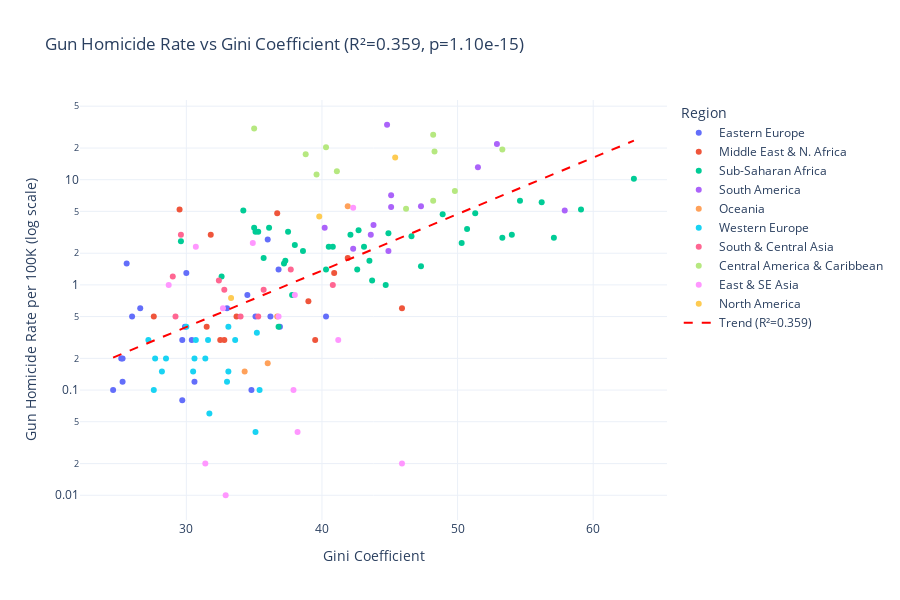

The notebook cell this image was saved under:
### Code cell
fig = px.scatter(
    plot_df,
    x='gini',
    y='gun_homicide_rate',
    color='region',
    hover_name='country_name',
    hover_data={'gini': ':.1f', 'gun_homicide_rate': ':.2f', 'region': True},
    log_y=True,
    title=f'Gun Homicide Rate vs Gini Coefficient (R²={r_squared:.3f}, p={p_value:.2e})',
    labels={
        'gini': 'Gini Coefficient',
        'gun_homicide_rate': 'Gun Homicide Rate per 100K (log scale)',
        'region': 'Region',
    },
)

# Add trend line
x_range = np.linspace(plot_df['gini'].min(), plot_df['gini'].max(), 100)
y_trend = 10 ** (slope * x_range + intercept)
fig.add_trace(go.Scatter(
    x=x_range, y=y_trend,
    mode='lines',
    name=f'Trend (R²={r_squared:.3f})',
    line=dict(color='red', dash='dash', width=2),
))

fig.update_layout(template='plotly_white', height=600)
fig.show()

### Figure 1 — Plotly figure (JSON) as saved in the notebook; plotly's stock layout.template omitted (floating-point values rounded to 4 significant figures)
{"data": [{"customdata": [["Eastern Europe"], ["Eastern Europe"], ["Eastern Europe"], ["Eastern Europe"], ["Eastern Europe"], ["Eastern Europe"], ["Eastern Europe"], ["Eastern Europe"], ["Eastern Europe"], ["Eastern Europe"], ["Eastern Europe"], ["Eastern Europe"], ["Eastern Europe"], ["Eastern Europe"], ["Eastern Europe"], ["Eastern Europe"], ["Eastern Europe"], ["Eastern Europe"], ["Eastern Europe"], ["Eastern Europe"], ["Eastern Europe"], ["Eastern Europe"]], "hovertemplate": "<b>%{hovertext}</b><br><br>Region=%{customdata[0]}<br>Gini Coefficient=%{x:.1f}<br>Gun Homicide Rate per 100K (log scale)=%{y:.2f}<extra></extra>", "hovertext": ["Albania", "Armenia", "Azerbaijan", "Belarus", "Bosnia and Herzegovina", "Bulgaria", "Croatia", "Czech Republic", "Estonia", "Georgia", "Hungary", "Latvia", "Lithuania", "Moldova", "Montenegro", "Poland", "Romania", "Russia", "Serbia", "Slovakia", "Slovenia", "Ukraine"], "legendgroup": "Eastern Europe", "marker": {"color": "#636efa", "symbol": "circle"}, "mode": "markers", "name": "Eastern Europe", "orientation": "v", "showlegend": true, "type": "scatter", "x": [30.0, 29.9, 26.6, 25.3, 33.0, 40.3, 29.7, 25.3, 30.4, 34.5, 30.6, 35.1, 36.9, 26.0, 36.8, 29.7, 34.8, 36.0, 36.2, 25.2, 24.6, 25.6], "xaxis": "x", "y": [1.3, 0.4, 0.6, 0.2, 0.6, 0.5, 0.3, 0.12, 0.3, 0.8, 0.12, 0.5, 0.4, 0.5, 1.4, 0.08, 0.1, 2.7, 0.5, 0.2, 0.1, 1.6], "yaxis": "y"}, {"customdata": [["Middle East & N. Africa"], ["Middle East & N. Africa"], ["Middle East & N. Africa"], ["Middle East & N. Africa"], ["Middle East & N. Africa"], ["Middle East & N. Africa"], ["Middle East & N. Africa"], ["Middle East & N. Africa"], ["Middle East & N. Africa"], ["Middle East & N. Africa"], ["Middle East & N. Africa"], ["Middle East & N. Africa"], ["Middle East & N. Africa"]], "hovertemplate": "<b>%{hovertext}</b><br><br>Region=%{customdata[0]}<br>Gini Coefficient=%{x:.1f}<br>Gun Homicide Rate per 100K (log scale)=%{y:.2f}<extra></extra>", "hovertext": ["Algeria", "Egypt", "Iran", "Iraq", "Israel", "Jordan", "Lebanon", "Morocco", "Saudi Arabia", "Tunisia", "Turkey", "United Arab Emirates", "Yemen"], "legendgroup": "Middle East & N. Africa", "marker": {"color": "#EF553B", "symbol": "circle"}, "mode": "markers", "name": "Middle East & N. Africa", "orientation": "v", "showlegend": true, "type": "scatter", "x": [27.6, 31.5, 40.9, 29.5, 39.0, 33.7, 31.8, 39.5, 45.9, 32.8, 41.9, 32.5, 36.7], "xaxis": "x", "y": [0.5, 0.4, 1.3, 5.2, 0.7, 0.5, 3.0, 0.3, 0.6, 0.3, 1.8, 0.3, 4.8], "yaxis": "y"}, {"customdata": [["Sub-Saharan Africa"], ["Sub-Saharan Africa"], ["Sub-Saharan Africa"], ["Sub-Saharan Africa"], ["Sub-Saharan Africa"], ["Sub-Saharan Africa"], ["Sub-Saharan Africa"], ["Sub-Saharan Africa"], ["Sub-Saharan Africa"], ["Sub-Saharan Africa"], ["Sub-Saharan Africa"], ["Sub-Saharan Africa"], ["Sub-Saharan Africa"], ["Sub-Saharan Africa"], ["Sub-Saharan Africa"], ["Sub-Saharan Africa"], ["Sub-Saharan Africa"], ["Sub-Saharan Africa"], ["Sub-Saharan Africa"], ["Sub-Saharan Africa"], ["Sub-Saharan Africa"], ["Sub-Saharan Africa"], ["Sub-Saharan Africa"], ["Sub-Saharan Africa"], ["Sub-Saharan Africa"], ["Sub-Saharan Africa"], ["Sub-Saharan Africa"], ["Sub-Saharan Africa"], ["Sub-Saharan Africa"], ["Sub-Saharan Africa"], ["Sub-Saharan Africa"], ["Sub-Saharan Africa"], ["Sub-Saharan Africa"], ["Sub-Saharan Africa"], ["Sub-Saharan Africa"], ["Sub-Saharan Africa"], ["Sub-Saharan Africa"], ["Sub-Saharan Africa"], ["Sub-Saharan Africa"]], "hovertemplate": "<b>%{hovertext}</b><br><br>Region=%{customdata[0]}<br>Gini Coefficient=%{x:.1f}<br>Gun Homicide Rate per 100K (log scale)=%{y:.2f}<extra></extra>", "hovertext": ["Angola", "Benin", "Botswana", "Burkina Faso", "Burundi", "Cameroon", "Central African Republic", "Chad", "Congo", "DR Congo", "Cote d'Ivoire", "Eswatini", "Ethiopia", "Gabon", "Ghana", "Guinea", "Guinea-Bissau", "Kenya", "Lesotho", "Liberia", "Madagascar", "Malawi", "Mali", "Mauritania", "Mauritius", "Mozambique", "Namibia", "Niger", "Nigeria", "Rwanda", "Senegal", "Sierra Leone", "South Africa", "Sudan", "Tanzania", "Togo", "Uganda", "Zambia", "Zimbabwe"], "legendgroup": "Sub-Saharan Africa", "marker": {"color": "#00cc96", "symbol": "circle"}, "mode": "markers", "name": "Sub-Saharan Africa", "orientation": "v", "showlegend": true, "type": "scatter", "x": [51.3, 37.8, 53.3, 47.3, 38.6, 46.6, 56.2, 37.5, 48.9, 42.1, 37.2, 54.6, 35.0, 38.0, 43.5, 29.6, 50.7, 40.8, 44.9, 35.3, 42.6, 44.7, 36.1, 32.6, 36.8, 54.0, 59.1, 37.3, 35.1, 43.7, 40.3, 35.7, 63.0, 34.2, 40.5, 43.1, 42.7, 57.1, 50.3], "xaxis": "x", "y": [4.8, 0.8, 2.8, 1.5, 2.1, 2.9, 6.1, 3.2, 4.7, 3.0, 1.6, 6.3, 3.5, 2.4, 1.7, 2.6, 3.4, 2.3, 3.1, 3.2, 1.4, 1.0, 3.5, 1.2, 0.4, 3.0, 5.2, 1.7, 3.2, 1.1, 1.4, 1.8, 10.2, 5.1, 2.3, 2.3, 3.3, 2.8, 2.5], "yaxis": "y"}, {"customdata": [["South America"], ["South America"], ["South America"], ["South America"], ["South America"], ["South America"], ["South America"], ["South America"], ["South America"], ["South America"], ["South America"], ["South America"]], "hovertemplate": "<b>%{hovertext}</b><br><br>Region=%{customdata[0]}<br>Gini Coefficient=%{x:.1f}<br>Gun Homicide Rate per 100K (log scale)=%{y:.2f}<extra></extra>", "hovertext": ["Argentina", "Bolivia", "Brazil", "Chile", "Colombia", "Ecuador", "Guyana", "Paraguay", "Peru", "Suriname", "Uruguay", "Venezuela"], "legendgroup": "South America", "marker": {"color": "#ab63fa", "symbol": "circle"}, "mode": "markers", "name": "South America", "orientation": "v", "showlegend": true, "type": "scatter", "x": [42.3, 43.6, 52.9, 44.9, 51.5, 47.3, 45.1, 45.1, 43.8, 57.9, 40.2, 44.8], "xaxis": "x", "y": [2.2, 3.0, 21.9, 2.1, 13.1, 5.6, 7.1, 5.5, 3.7, 5.1, 3.5, 33.3], "yaxis": "y"}, {"customdata": [["Oceania"], ["Oceania"], ["Oceania"], ["Oceania"]], "hovertemplate": "<b>%{hovertext}</b><br><br>Region=%{customdata[0]}<br>Gini Coefficient=%{x:.1f}<br>Gun Homicide Rate per 100K (log scale)=%{y:.2f}<extra></extra>", "hovertext": ["Australia", "Fiji", "New Zealand", "Papua New Guinea"], "legendgroup": "Oceania", "marker": {"color": "#FFA15A", "symbol": "circle"}, "mode": "markers", "name": "Oceania", "orientation": "v", "showlegend": true, "type": "scatter", "x": [34.3, 36.7, 36.0, 41.9], "xaxis": "x", "y": [0.15, 0.5, 0.18, 5.6], "yaxis": "y"}, {"customdata": [["Western Europe"], ["Western Europe"], ["Western Europe"], ["Western Europe"], ["Western Europe"], ["Western Europe"], ["Western Europe"], ["Western Europe"], ["Western Europe"], ["Western Europe"], ["Western Europe"], ["Western Europe"], ["Western Europe"], ["Western Europe"], ["Western Europe"], ["Western Europe"], ["Western Europe"], ["Western Europe"], ["Western Europe"], ["Western Europe"]], "hovertemplate": "<b>%{hovertext}</b><br><br>Region=%{customdata[0]}<br>Gini Coefficient=%{x:.1f}<br>Gun Homicide Rate per 100K (log scale)=%{y:.2f}<extra></extra>", "hovertext": ["Austria", "Belgium", "Cyprus", "Denmark", "Finland", "France", "Germany", "Greece", "Iceland", "Ireland", "Italy", "Luxembourg", "Malta", "Netherlands", "Norway", "Portugal", "Spain", "Sweden", "Switzerland", "United Kingdom"], "legendgroup": "Western Europe", "marker": {"color": "#19d3f3", "symbol": "circle"}, "mode": "markers", "name": "Western Europe", "orientation": "v", "showlegend": true, "type": "scatter", "x": [30.5, 27.2, 31.4, 28.2, 27.7, 31.6, 31.7, 33.1, 26.1, 30.6, 35.2, 35.4, 30.7, 28.5, 27.6, 33.6, 33.0, 30.0, 33.1, 35.1], "xaxis": "x", "y": [0.15, 0.3, 0.2, 0.15, 0.2, 0.3, 0.06, 0.4, 0.0, 0.2, 0.35, 0.1, 0.3, 0.2, 0.1, 0.3, 0.12, 0.4, 0.15, 0.04], "yaxis": "y"}, {"customdata": [["South & Central Asia"], ["South & Central Asia"], ["South & Central Asia"], ["South & Central Asia"], ["South & Central Asia"], ["South & Central Asia"], ["South & Central Asia"], ["South & Central Asia"], ["South & Central Asia"], ["South & Central Asia"]], "hovertemplate": "<b>%{hovertext}</b><br><br>Region=%{customdata[0]}<br>Gini Coefficient=%{x:.1f}<br>Gun Homicide Rate per 100K (log scale)=%{y:.2f}<extra></extra>", "hovertext": ["Bangladesh", "India", "Kazakhstan", "Kyrgyzstan", "Nepal", "Pakistan", "Sri Lanka", "Tajikistan", "Turkmenistan", "Uzbekistan"], "legendgroup": "South & Central Asia", "marker": {"color": "#FF6692", "symbol": "circle"}, "mode": "markers", "name": "South & Central Asia", "orientation": "v", "showlegend": true, "type": "scatter", "x": [32.4, 35.7, 29.2, 29.0, 32.8, 29.6, 37.7, 34.0, 40.8, 35.3], "xaxis": "x", "y": [1.1, 0.9, 0.5, 1.2, 0.9, 3.0, 1.4, 0.5, 1.0, 0.5], "yaxis": "y"}, {"customdata": [["Central America & Caribbean"], ["Central America & Caribbean"], ["Central America & Caribbean"], ["Central America & Caribbean"], ["Central America & Caribbean"], ["Central America & Caribbean"], ["Central America & Caribbean"], ["Central America & Caribbean"], ["Central America & Caribbean"], ["Central America & Caribbean"], ["Central America & Caribbean"]], "hovertemplate": "<b>%{hovertext}</b><br><br>Region=%{customdata[0]}<br>Gini Coefficient=%{x:.1f}<br>Gun Homicide Rate per 100K (log scale)=%{y:.2f}<extra></extra>", "hovertext": ["Belize", "Costa Rica", "Dominican Republic", "El Salvador", "Guatemala", "Haiti", "Honduras", "Jamaica", "Nicaragua", "Panama", "Trinidad and Tobago"], "legendgroup": "Central America & Caribbean", "marker": {"color": "#B6E880", "symbol": "circle"}, "mode": "markers", "name": "Central America & Caribbean", "orientation": "v", "showlegend": true, "type": "scatter", "x": [53.3, 48.2, 39.6, 38.8, 48.3, 41.1, 48.2, 35.0, 46.2, 49.8, 40.3], "xaxis": "x", "y": [19.4, 6.3, 11.2, 17.5, 18.5, 12.0, 26.7, 30.7, 5.3, 7.8, 20.3], "yaxis": "y"}, {"customdata": [["East & SE Asia"], ["East & SE Asia"], ["East & SE Asia"], ["East & SE Asia"], ["East & SE Asia"], ["East & SE Asia"], ["East & SE Asia"], ["East & SE Asia"], ["East & SE Asia"], ["East & SE Asia"], ["East & SE Asia"], ["East & SE Asia"], ["East & SE Asia"]], "hovertemplate": "<b>%{hovertext}</b><br><br>Region=%{customdata[0]}<br>Gini Coefficient=%{x:.1f}<br>Gun Homicide Rate per 100K (log scale)=%{y:.2f}<extra></extra>", "hovertext": ["Cambodia", "China", "Indonesia", "Japan", "South Korea", "Malaysia", "Mongolia", "Myanmar", "Philippines", "Singapore", "Thailand", "Timor-Leste", "Vietnam"], "legendgroup": "East & SE Asia", "marker": {"color": "#FF97FF", "symbol": "circle"}, "mode": "markers", "name": "East & SE Asia", "orientation": "v", "showlegend": true, "type": "scatter", "x": [38.0, 38.2, 37.9, 32.9, 31.4, 41.2, 32.7, 30.7, 42.3, 45.9, 34.9, 28.7, 36.8], "xaxis": "x", "y": [0.8, 0.04, 0.1, 0.01, 0.02, 0.3, 0.6, 2.3, 5.4, 0.02, 2.5, 1.0, 0.5], "yaxis": "y"}, {"customdata": [["North America"], ["North America"], ["North America"]], "hovertemplate": "<b>%{hovertext}</b><br><br>Region=%{customdata[0]}<br>Gini Coefficient=%{x:.1f}<br>Gun Homicide Rate per 100K (log scale)=%{y:.2f}<extra></extra>", "hovertext": ["Canada", "Mexico", "United States"], "legendgroup": "North America", "marker": {"color": "#FECB52", "symbol": "circle"}, "mode": "markers", "name": "North America", "orientation": "v", "showlegend": true, "type": "scatter", "x": [33.3, 45.4, 39.8], "xaxis": "x", "y": [0.75, 16.3, 4.46], "yaxis": "y"}, {"line": {"color": "red", "dash": "dash", "width": 2}, "mode": "lines", "name": "Trend (R²=0.359)", "type": "scatter", "x": [24.6, 24.99, 25.38, 25.76, 26.15, 26.54, 26.93, 27.32, 27.7, 28.09, 28.48, 28.87, 29.25, 29.64, 30.03, 30.42, 30.81, 31.19, 31.58, 31.97, 32.36, 32.75, 33.13, 33.52, 33.91, 34.3, 34.68, 35.07, 35.46, 35.85, 36.24, 36.62, 37.01, 37.4, 37.79, 38.18, 38.56, 38.95, 39.34, 39.73, 40.12, 40.5, 40.89, 41.28, 41.67, 42.05, 42.44, 42.83, 43.22, 43.61, 43.99, 44.38, 44.77, 45.16, 45.55, 45.93, 46.32, 46.71, 47.1, 47.48, 47.87, 48.26, 48.65, 49.04, 49.42, 49.81, 50.2, 50.59, 50.98, 51.36, 51.75, 52.14, 52.53, 52.92, 53.3, 53.69, 54.08, 54.47, 54.85, 55.24, 55.63, 56.02, 56.41, 56.79, 57.18, 57.57, 57.96, 58.35, 58.73, 59.12, 59.51, 59.9, 60.28, 60.67, 61.06, 61.45, 61.84, 62.22, 62.61, 63.0], "y": [0.2038, 0.2138, 0.2243, 0.2353, 0.2469, 0.259, 0.2717, 0.2851, 0.2991, 0.3138, 0.3292, 0.3454, 0.3623, 0.3801, 0.3988, 0.4184, 0.4389, 0.4605, 0.4831, 0.5069, 0.5318, 0.5579, 0.5853, 0.6141, 0.6442, 0.6759, 0.7091, 0.7439, 0.7805, 0.8188, 0.859, 0.9012, 0.9455, 0.992, 1.041, 1.092, 1.145, 1.202, 1.261, 1.323, 1.388, 1.456, 1.527, 1.602, 1.681, 1.764, 1.85, 1.941, 2.037, 2.137, 2.242, 2.352, 2.467, 2.589, 2.716, 2.849, 2.989, 3.136, 3.29, 3.452, 3.621, 3.799, 3.986, 4.182, 4.387, 4.603, 4.829, 5.066, 5.315, 5.576, 5.85, 6.137, 6.439, 6.755, 7.087, 7.435, 7.8, 8.184, 8.586, 9.008, 9.45, 9.914, 10.4, 10.91, 11.45, 12.01, 12.6, 13.22, 13.87, 14.55, 15.27, 16.02, 16.8, 17.63, 18.49, 19.4, 20.36, 21.36, 22.41, 23.51]}], "layout": {"height": 600, "legend": {"title": {"text": "Region"}, "tracegroupgap": 0}, "title": {"text": "Gun Homicide Rate vs Gini Coefficient (R²=0.359, p=1.10e-15)"}, "xaxis": {"anchor": "y", "domain": [0.0, 1.0], "title": {"text": "Gini Coefficient"}}, "yaxis": {"anchor": "x", "domain": [0.0, 1.0], "title": {"text": "Gun Homicide Rate per 100K (log scale)"}, "type": "log"}}}
